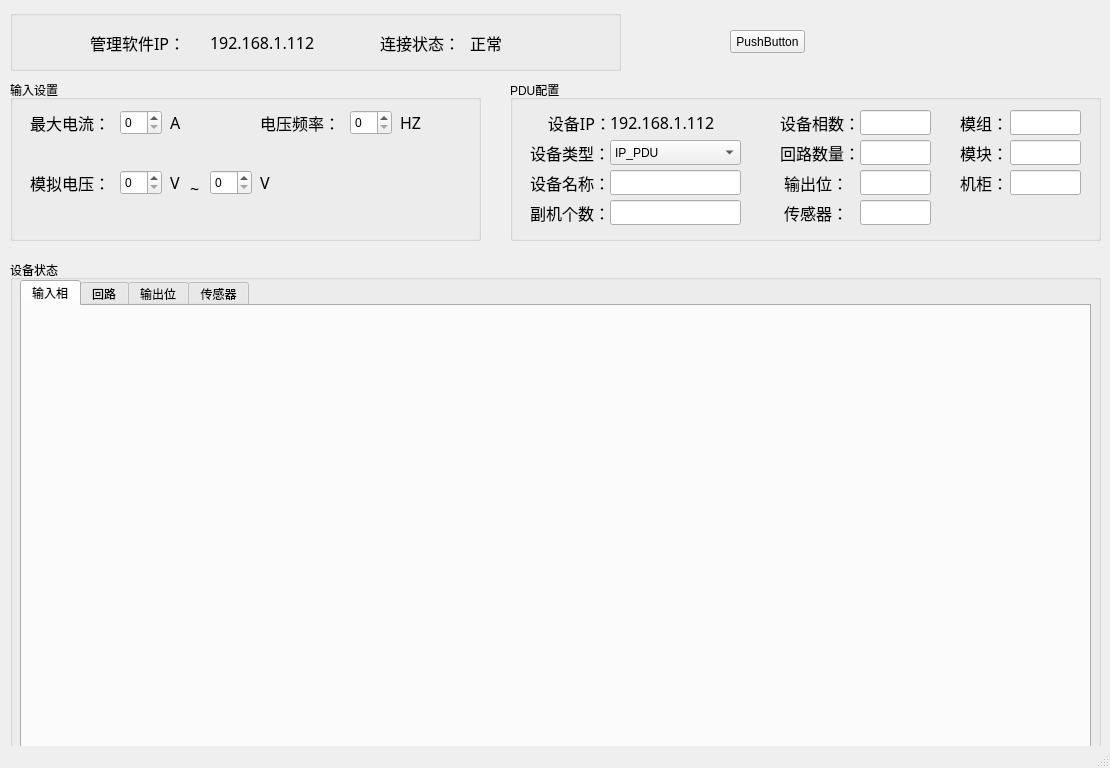
<?xml version="1.0" encoding="UTF-8"?>
<ui version="4.0">
 <class>MainWindow</class>
 <widget class="QMainWindow" name="MainWindow">
  <property name="geometry">
   <rect>
    <x>0</x>
    <y>0</y>
    <width>1110</width>
    <height>768</height>
   </rect>
  </property>
  <property name="windowTitle">
   <string>PDU模拟软件</string>
  </property>
  <widget class="QWidget" name="centralWidget">
   <widget class="QPushButton" name="pushButton">
    <property name="geometry">
     <rect>
      <x>730</x>
      <y>30</y>
      <width>75</width>
      <height>23</height>
     </rect>
    </property>
    <property name="text">
     <string>PushButton</string>
    </property>
   </widget>
   <widget class="QGroupBox" name="groupBox">
    <property name="geometry">
     <rect>
      <x>10</x>
      <y>80</y>
      <width>471</width>
      <height>161</height>
     </rect>
    </property>
    <property name="title">
     <string>输入设置</string>
    </property>
    <widget class="QLabel" name="label_5">
     <property name="geometry">
      <rect>
       <x>20</x>
       <y>30</y>
       <width>81</width>
       <height>25</height>
      </rect>
     </property>
     <property name="font">
      <font>
       <family>04b_21</family>
       <pointsize>12</pointsize>
      </font>
     </property>
     <property name="text">
      <string>最大电流：</string>
     </property>
    </widget>
    <widget class="QLabel" name="label_6">
     <property name="geometry">
      <rect>
       <x>250</x>
       <y>30</y>
       <width>81</width>
       <height>25</height>
      </rect>
     </property>
     <property name="font">
      <font>
       <family>04b_21</family>
       <pointsize>12</pointsize>
      </font>
     </property>
     <property name="text">
      <string>电压频率：</string>
     </property>
    </widget>
    <widget class="QLabel" name="label_7">
     <property name="geometry">
      <rect>
       <x>20</x>
       <y>90</y>
       <width>81</width>
       <height>25</height>
      </rect>
     </property>
     <property name="font">
      <font>
       <family>04b_21</family>
       <pointsize>12</pointsize>
      </font>
     </property>
     <property name="text">
      <string>模拟电压：</string>
     </property>
    </widget>
    <widget class="QSpinBox" name="spinBox">
     <property name="geometry">
      <rect>
       <x>110</x>
       <y>30</y>
       <width>42</width>
       <height>25</height>
      </rect>
     </property>
    </widget>
    <widget class="QSpinBox" name="spinBox_2">
     <property name="geometry">
      <rect>
       <x>340</x>
       <y>30</y>
       <width>42</width>
       <height>25</height>
      </rect>
     </property>
    </widget>
    <widget class="QSpinBox" name="spinBox_3">
     <property name="geometry">
      <rect>
       <x>110</x>
       <y>90</y>
       <width>42</width>
       <height>25</height>
      </rect>
     </property>
    </widget>
    <widget class="QLabel" name="label_8">
     <property name="geometry">
      <rect>
       <x>160</x>
       <y>30</y>
       <width>31</width>
       <height>25</height>
      </rect>
     </property>
     <property name="font">
      <font>
       <family>04b_21</family>
       <pointsize>12</pointsize>
      </font>
     </property>
     <property name="text">
      <string>A</string>
     </property>
    </widget>
    <widget class="QLabel" name="label_9">
     <property name="geometry">
      <rect>
       <x>390</x>
       <y>30</y>
       <width>31</width>
       <height>25</height>
      </rect>
     </property>
     <property name="font">
      <font>
       <family>04b_21</family>
       <pointsize>12</pointsize>
      </font>
     </property>
     <property name="text">
      <string>HZ</string>
     </property>
    </widget>
    <widget class="QLabel" name="label_10">
     <property name="geometry">
      <rect>
       <x>160</x>
       <y>90</y>
       <width>21</width>
       <height>25</height>
      </rect>
     </property>
     <property name="font">
      <font>
       <family>04b_21</family>
       <pointsize>12</pointsize>
      </font>
     </property>
     <property name="text">
      <string>V</string>
     </property>
    </widget>
    <widget class="QLabel" name="label_11">
     <property name="geometry">
      <rect>
       <x>180</x>
       <y>100</y>
       <width>16</width>
       <height>16</height>
      </rect>
     </property>
     <property name="font">
      <font>
       <family>04b_21</family>
       <pointsize>12</pointsize>
      </font>
     </property>
     <property name="text">
      <string>~</string>
     </property>
    </widget>
    <widget class="QSpinBox" name="spinBox_4">
     <property name="geometry">
      <rect>
       <x>200</x>
       <y>90</y>
       <width>42</width>
       <height>25</height>
      </rect>
     </property>
    </widget>
    <widget class="QLabel" name="label_12">
     <property name="geometry">
      <rect>
       <x>250</x>
       <y>90</y>
       <width>21</width>
       <height>25</height>
      </rect>
     </property>
     <property name="font">
      <font>
       <family>04b_21</family>
       <pointsize>12</pointsize>
      </font>
     </property>
     <property name="text">
      <string>V</string>
     </property>
    </widget>
   </widget>
   <widget class="QGroupBox" name="groupBox_2">
    <property name="geometry">
     <rect>
      <x>510</x>
      <y>80</y>
      <width>591</width>
      <height>161</height>
     </rect>
    </property>
    <property name="title">
     <string>PDU配置</string>
    </property>
    <widget class="QLabel" name="label_21">
     <property name="geometry">
      <rect>
       <x>20</x>
       <y>30</y>
       <width>81</width>
       <height>25</height>
      </rect>
     </property>
     <property name="font">
      <font>
       <family>04b_21</family>
       <pointsize>12</pointsize>
      </font>
     </property>
     <property name="text">
      <string>设备IP：</string>
     </property>
     <property name="alignment">
      <set>Qt::AlignRight|Qt::AlignTrailing|Qt::AlignVCenter</set>
     </property>
    </widget>
    <widget class="QLabel" name="label_24">
     <property name="geometry">
      <rect>
       <x>20</x>
       <y>60</y>
       <width>81</width>
       <height>25</height>
      </rect>
     </property>
     <property name="font">
      <font>
       <family>04b_21</family>
       <pointsize>12</pointsize>
      </font>
     </property>
     <property name="text">
      <string>设备类型：</string>
     </property>
    </widget>
    <widget class="QLabel" name="label_25">
     <property name="geometry">
      <rect>
       <x>20</x>
       <y>90</y>
       <width>81</width>
       <height>25</height>
      </rect>
     </property>
     <property name="font">
      <font>
       <family>04b_21</family>
       <pointsize>12</pointsize>
      </font>
     </property>
     <property name="text">
      <string>设备名称：</string>
     </property>
    </widget>
    <widget class="QLabel" name="label_26">
     <property name="geometry">
      <rect>
       <x>20</x>
       <y>120</y>
       <width>81</width>
       <height>25</height>
      </rect>
     </property>
     <property name="font">
      <font>
       <family>04b_21</family>
       <pointsize>12</pointsize>
      </font>
     </property>
     <property name="text">
      <string>副机个数：</string>
     </property>
    </widget>
    <widget class="QLabel" name="label_27">
     <property name="geometry">
      <rect>
       <x>270</x>
       <y>30</y>
       <width>81</width>
       <height>25</height>
      </rect>
     </property>
     <property name="font">
      <font>
       <family>04b_21</family>
       <pointsize>12</pointsize>
      </font>
     </property>
     <property name="text">
      <string>设备相数：</string>
     </property>
    </widget>
    <widget class="QLabel" name="label_28">
     <property name="geometry">
      <rect>
       <x>270</x>
       <y>60</y>
       <width>81</width>
       <height>25</height>
      </rect>
     </property>
     <property name="font">
      <font>
       <family>04b_21</family>
       <pointsize>12</pointsize>
      </font>
     </property>
     <property name="text">
      <string>回路数量：</string>
     </property>
    </widget>
    <widget class="QLabel" name="label_31">
     <property name="geometry">
      <rect>
       <x>450</x>
       <y>30</y>
       <width>51</width>
       <height>25</height>
      </rect>
     </property>
     <property name="font">
      <font>
       <family>04b_21</family>
       <pointsize>12</pointsize>
      </font>
     </property>
     <property name="text">
      <string>模组：</string>
     </property>
    </widget>
    <widget class="QLabel" name="label_32">
     <property name="geometry">
      <rect>
       <x>450</x>
       <y>60</y>
       <width>51</width>
       <height>25</height>
      </rect>
     </property>
     <property name="font">
      <font>
       <family>04b_21</family>
       <pointsize>12</pointsize>
      </font>
     </property>
     <property name="text">
      <string>模块：</string>
     </property>
    </widget>
    <widget class="QLabel" name="label_33">
     <property name="geometry">
      <rect>
       <x>450</x>
       <y>90</y>
       <width>51</width>
       <height>25</height>
      </rect>
     </property>
     <property name="font">
      <font>
       <family>04b_21</family>
       <pointsize>12</pointsize>
      </font>
     </property>
     <property name="text">
      <string>机柜：</string>
     </property>
    </widget>
    <widget class="QLabel" name="label_35">
     <property name="geometry">
      <rect>
       <x>100</x>
       <y>30</y>
       <width>151</width>
       <height>25</height>
      </rect>
     </property>
     <property name="font">
      <font>
       <family>04b_21</family>
       <pointsize>12</pointsize>
      </font>
     </property>
     <property name="text">
      <string>192.168.1.112</string>
     </property>
    </widget>
    <widget class="QLabel" name="label_29">
     <property name="geometry">
      <rect>
       <x>270</x>
       <y>120</y>
       <width>81</width>
       <height>25</height>
      </rect>
     </property>
     <property name="font">
      <font>
       <family>04b_21</family>
       <pointsize>12</pointsize>
      </font>
     </property>
     <property name="text">
      <string> 传感器：</string>
     </property>
    </widget>
    <widget class="QLabel" name="label_34">
     <property name="geometry">
      <rect>
       <x>270</x>
       <y>90</y>
       <width>81</width>
       <height>25</height>
      </rect>
     </property>
     <property name="font">
      <font>
       <family>04b_21</family>
       <pointsize>12</pointsize>
      </font>
     </property>
     <property name="text">
      <string> 输出位：</string>
     </property>
    </widget>
    <widget class="QComboBox" name="comboBox">
     <property name="geometry">
      <rect>
       <x>100</x>
       <y>60</y>
       <width>131</width>
       <height>25</height>
      </rect>
     </property>
     <property name="sizeAdjustPolicy">
      <enum>QComboBox::AdjustToContentsOnFirstShow</enum>
     </property>
     <item>
      <property name="text">
       <string>IP_PDU</string>
      </property>
     </item>
     <item>
      <property name="text">
       <string>MPDU</string>
      </property>
     </item>
     <item>
      <property name="text">
       <string>RPDU</string>
      </property>
     </item>
    </widget>
    <widget class="QLineEdit" name="lineEdit">
     <property name="geometry">
      <rect>
       <x>100</x>
       <y>90</y>
       <width>131</width>
       <height>25</height>
      </rect>
     </property>
    </widget>
    <widget class="QLineEdit" name="lineEdit_2">
     <property name="geometry">
      <rect>
       <x>100</x>
       <y>120</y>
       <width>131</width>
       <height>25</height>
      </rect>
     </property>
    </widget>
    <widget class="QLineEdit" name="lineEdit_3">
     <property name="geometry">
      <rect>
       <x>350</x>
       <y>30</y>
       <width>71</width>
       <height>25</height>
      </rect>
     </property>
    </widget>
    <widget class="QLineEdit" name="lineEdit_4">
     <property name="geometry">
      <rect>
       <x>350</x>
       <y>60</y>
       <width>71</width>
       <height>25</height>
      </rect>
     </property>
    </widget>
    <widget class="QLineEdit" name="lineEdit_5">
     <property name="geometry">
      <rect>
       <x>350</x>
       <y>90</y>
       <width>71</width>
       <height>25</height>
      </rect>
     </property>
    </widget>
    <widget class="QLineEdit" name="lineEdit_6">
     <property name="geometry">
      <rect>
       <x>350</x>
       <y>120</y>
       <width>71</width>
       <height>25</height>
      </rect>
     </property>
    </widget>
    <widget class="QLineEdit" name="lineEdit_7">
     <property name="geometry">
      <rect>
       <x>500</x>
       <y>90</y>
       <width>71</width>
       <height>25</height>
      </rect>
     </property>
    </widget>
    <widget class="QLineEdit" name="lineEdit_8">
     <property name="geometry">
      <rect>
       <x>500</x>
       <y>30</y>
       <width>71</width>
       <height>25</height>
      </rect>
     </property>
    </widget>
    <widget class="QLineEdit" name="lineEdit_9">
     <property name="geometry">
      <rect>
       <x>500</x>
       <y>60</y>
       <width>71</width>
       <height>25</height>
      </rect>
     </property>
    </widget>
   </widget>
   <widget class="QGroupBox" name="groupBox_3">
    <property name="geometry">
     <rect>
      <x>10</x>
      <y>10</y>
      <width>611</width>
      <height>61</height>
     </rect>
    </property>
    <property name="title">
     <string/>
    </property>
    <widget class="QLabel" name="label_4">
     <property name="geometry">
      <rect>
       <x>460</x>
       <y>20</y>
       <width>51</width>
       <height>25</height>
      </rect>
     </property>
     <property name="font">
      <font>
       <family>04b_21</family>
       <pointsize>12</pointsize>
      </font>
     </property>
     <property name="text">
      <string>正常</string>
     </property>
    </widget>
    <widget class="QLabel" name="label_3">
     <property name="geometry">
      <rect>
       <x>370</x>
       <y>20</y>
       <width>81</width>
       <height>25</height>
      </rect>
     </property>
     <property name="font">
      <font>
       <family>04b_21</family>
       <pointsize>12</pointsize>
      </font>
     </property>
     <property name="text">
      <string>连接状态：</string>
     </property>
    </widget>
    <widget class="QLabel" name="label">
     <property name="geometry">
      <rect>
       <x>80</x>
       <y>20</y>
       <width>111</width>
       <height>25</height>
      </rect>
     </property>
     <property name="font">
      <font>
       <family>04b_21</family>
       <pointsize>12</pointsize>
      </font>
     </property>
     <property name="text">
      <string>管理软件IP：</string>
     </property>
    </widget>
    <widget class="QLabel" name="label_2">
     <property name="geometry">
      <rect>
       <x>200</x>
       <y>20</y>
       <width>141</width>
       <height>25</height>
      </rect>
     </property>
     <property name="font">
      <font>
       <family>04b_21</family>
       <pointsize>12</pointsize>
      </font>
     </property>
     <property name="text">
      <string>192.168.1.112</string>
     </property>
    </widget>
   </widget>
   <widget class="QGroupBox" name="groupBox_4">
    <property name="geometry">
     <rect>
      <x>10</x>
      <y>260</y>
      <width>1091</width>
      <height>501</height>
     </rect>
    </property>
    <property name="title">
     <string>设备状态</string>
    </property>
    <widget class="QTabWidget" name="tabWidget">
     <property name="geometry">
      <rect>
       <x>10</x>
       <y>20</y>
       <width>1071</width>
       <height>471</height>
      </rect>
     </property>
     <property name="currentIndex">
      <number>0</number>
     </property>
     <widget class="QWidget" name="">
      <attribute name="title">
       <string>输入相</string>
      </attribute>
     </widget>
     <widget class="QWidget" name="">
      <attribute name="title">
       <string>回路</string>
      </attribute>
     </widget>
     <widget class="QWidget" name="tab_2">
      <attribute name="title">
       <string>输出位</string>
      </attribute>
     </widget>
     <widget class="QWidget" name="tab_4">
      <attribute name="title">
       <string>传感器</string>
      </attribute>
     </widget>
    </widget>
   </widget>
  </widget>
  <widget class="QStatusBar" name="statusBar"/>
 </widget>
 <layoutdefault spacing="6" margin="11"/>
 <resources/>
 <connections/>
</ui>
